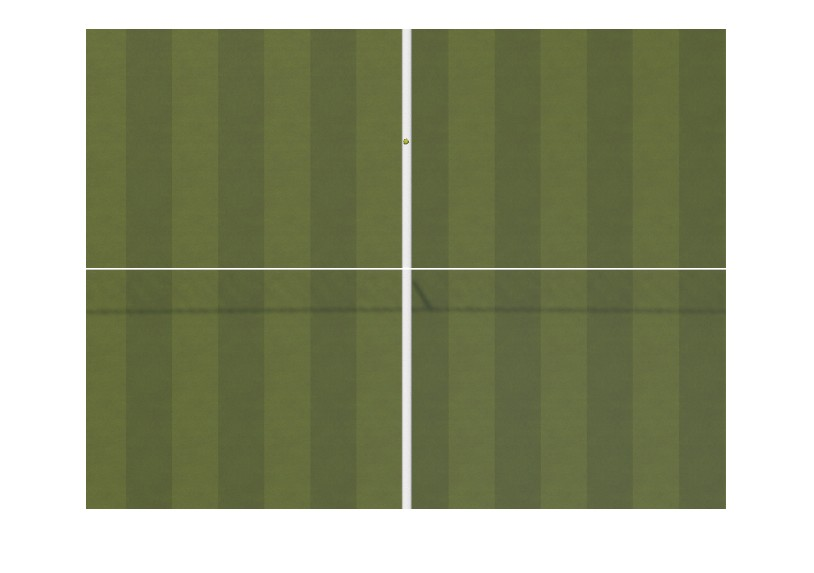
%> input picture Matlab/Algro_test/testImage_ball_1.jpg, 814 x 573 px; the run also reads 2 pictures not shown here
$ octave Matlab_Algrothim_test.m   (GNU Octave 9; MATLAB toolbox functions it lacks are replaced by stand-ins)
%> lines starting %> are read from the running program, lines starting %| are printed output that depends on the picture
%% Clear
    clc
    clear
%% Load test images
    ball_1 = imread("testImage_ball_1.jpg");
%> ball_1 is the input picture: size 573x814x3 uint8; mean R, G, B 153.1, 158.2, 129.8
    ball_0 = imread("testImage_ball_0.jpg");
    ball_n = imread("testImage_ball_n.jpg");
%% Convert RGB to Grey
    ball_0 = rgb2gray(ball_0);
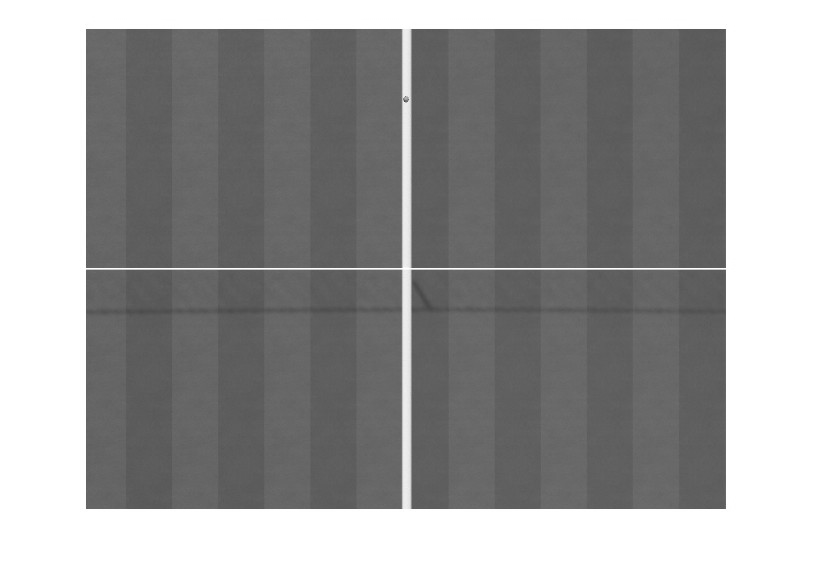
%> ball_0: size 573x814 uint8; min 73, max 255, mean 153.4
    ball_1 = rgb2gray(ball_1);
%> ball_1: size 573x814 uint8
    ball_n = rgb2gray(ball_n);
%> ball_n: size 573x814 uint8
%% Show the images
    % figure;imshow(ball_n);
    % figure;imshow(ball_0);
    % figure;imshow(ball_1);
%% Find the sums
    x_s = [sum(ball_n,1) ;sum(ball_0,1) ;sum(ball_1,1)];
%> x_s = 814 columns, first 8: [146115 146115 146115 146115 146115 146115 146115 146115; 146115 146115 146115 146115 146115 146115 146115 146115; 146115 146115 146115 146115 146115 146115 146115 146115]
    y_s = [sum(ball_n,2)';sum(ball_0,2)';sum(ball_1,2)'];
%> y_s = 573 columns, first 8: [207570 207570 207570 207570 207570 207570 207570 207570; 207570 207570 207570 207570 207570 207570 207570 207570; 207570 207570 207570 207570 207570 207570 207570 207570]
%% Plot the graphs
    figure name 'Sums before filtering';
    subplot(3,2,1);plot(x_s(1,:)/256);
    subplot(3,2,2);plot(y_s(1,:)/256);
    subplot(3,2,3);plot(x_s(2,:)/256);
    subplot(3,2,4);plot(y_s(2,:)/256);
    subplot(3,2,5);plot(x_s(3,:)/256);
    subplot(3,2,6);plot(y_s(3,:)/256);
%> after `plot(y_s(3,:)/256)`:
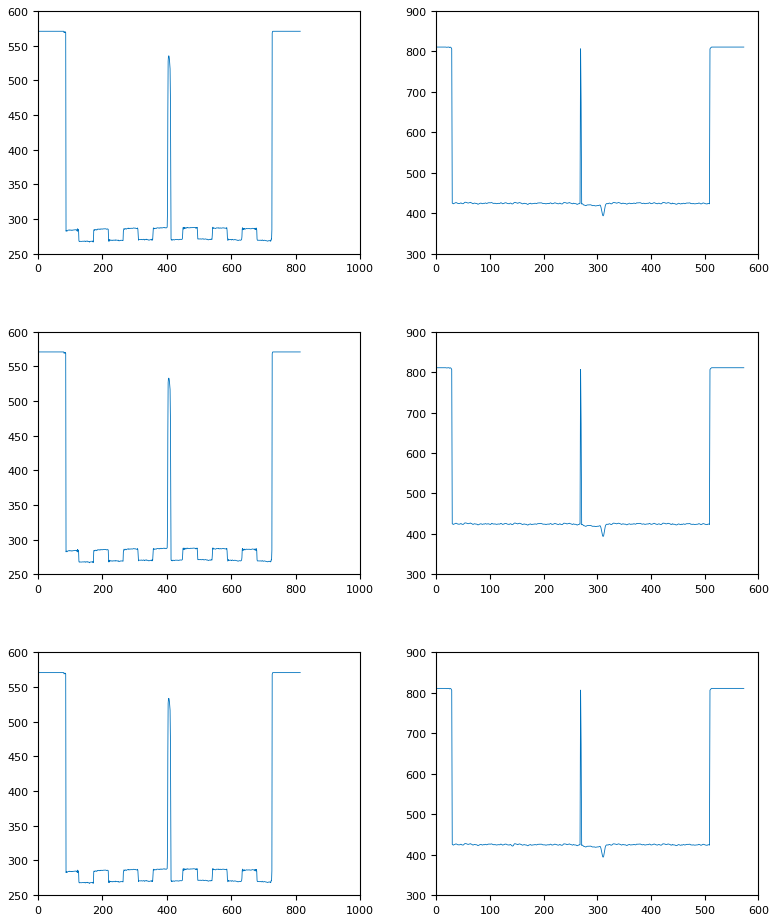
%> figure redrawn from the program's plot data, 6 panels; panel 1: curve peaks at x = 1, y = 570.8; panel 2: curve peaks at x = 1, y = 810.8
%% Preform the FFT on the SUM
    xfft = fftshift(fft(x_s,1024,2));
    yfft = fftshift(fft(y_s,1024,2));
%% Plot FFT of SUMS
    % [7 lines of commented-out code are left out]
%% Make filter
    % Define parameters
    fc = 0.05; % Cutoff frequency (normalized to Nyquist frequency)
    N = 101; % Filter length (odd for symmetric sinc)
    high = zeros(1,101);
    high(51) = 1;
    % Create sinc filter
    n = -(N-1)/2 : (N-1)/2;
    h = sinc(2 * fc * n); % Sinc filter formula
    % Normalize filter
    h = h / sum(h); % Normalize the filter to have unit gain
    h = h-high;
    % Plot The filter
    % figure;plot(h);
    hfft = fftshift(fft(h,1024));
    % figure;plot(20*log10(abs(hfft)));
%% Apply Filter
    xfft_h = xfft.*hfft;
    yfft_h = yfft.*hfft;
%% Plot the graphs
    % [7 lines of commented-out code are left out]
%% IFFT the filtered SUM
    x_i = ifft(xfft_h,1024,2);
%> x_i = 1024 columns, first 8: [3.18e-12 -282.1 829.8 -1599.6 2524.4 -3518.3 4485 -5326.5; -1.06e-11 -282.1 829.8 -1599.6 2524.4 -3518.3 4485 -5326.5; -7.84e-12 -282.1 829.8 -1599.6 2524.4 -3518.3 4485 -5326.5]
    y_i = ifft(yfft_h,1024,2);
%> y_i = 1024 columns, first 8: [6.14e-12 -400.7 1178.8 -2272.4 3586.1 -4998 6371.4 -7566.8; -1.59e-12 -400.7 1178.8 -2272.4 3586.1 -4998 6371.4 -7566.8; -1.82e-12 -400.7 1178.8 -2272.4 3586.1 -4998 6371.4 -7566.8]
%% Plot IFFT
    figure name 'Sums after filtering';
    subplot(3,2,1);plot(abs(x_i(1,:))/256);
    subplot(3,2,2);plot(abs(y_i(1,:))/256);
    subplot(3,2,3);plot(abs(x_i(2,:))/256);
    subplot(3,2,4);plot(abs(y_i(2,:))/256);
    subplot(3,2,5);plot(abs(x_i(3,:))/256);
    subplot(3,2,6);plot(abs(y_i(3,:))/256);
%> after `plot(abs(y_i(3,:))/256)`:
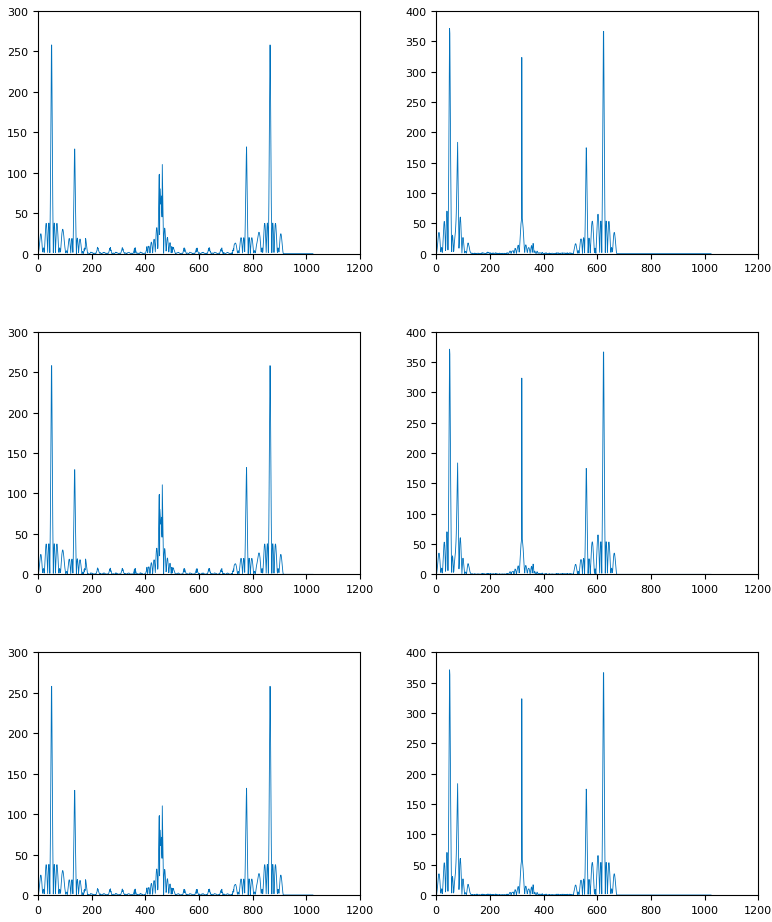
%> figure redrawn from the program's plot data, 6 panels; panel 1: curve peaks at x = 51, y = 257.9; panel 2: curve peaks at x = 50, y = 371.1; panel 3: curve peaks at x = 864, y = 257.9
%% Find Differences before Filtering
    x_sd = zeros(4,814);
    x_sd(1,:)= x_s(1,:);           % Just initial image
    x_sd(2,:)= x_s(2,:)-x_s(1,:);  % 0 - n
    x_sd(3,:)= x_s(3,:)-x_s(2,:);  % 1 - 0
    x_sd(4,:)= x_s(3,:)-x_s(1,:);  % 1 - n
    y_sd = zeros(4,573);
    y_sd(1,:)= y_s(1,:);           % Just initial image
    y_sd(2,:)= y_s(2,:)-y_s(1,:);  % 0 - n
    y_sd(3,:)= y_s(3,:)-y_s(2,:);  % 1 - 0
    y_sd(4,:)= y_s(3,:)-y_s(1,:);  % 1 - n
%% Plot Difference
    figure name 'Differences before filtering';
    subplot(4,2,1);plot(x_sd(1,:)/256);
    subplot(4,2,2);plot(y_sd(1,:)/256);
    subplot(4,2,3);plot(x_sd(2,:)/256);
    subplot(4,2,4);plot(y_sd(2,:)/256);
    subplot(4,2,5);plot(x_sd(3,:)/256);
    subplot(4,2,6);plot(y_sd(3,:)/256);
    subplot(4,2,7);plot(x_sd(4,:)/256);
    subplot(4,2,8);plot(y_sd(4,:)/256);
%> after `plot(y_sd(4,:)/256)`:
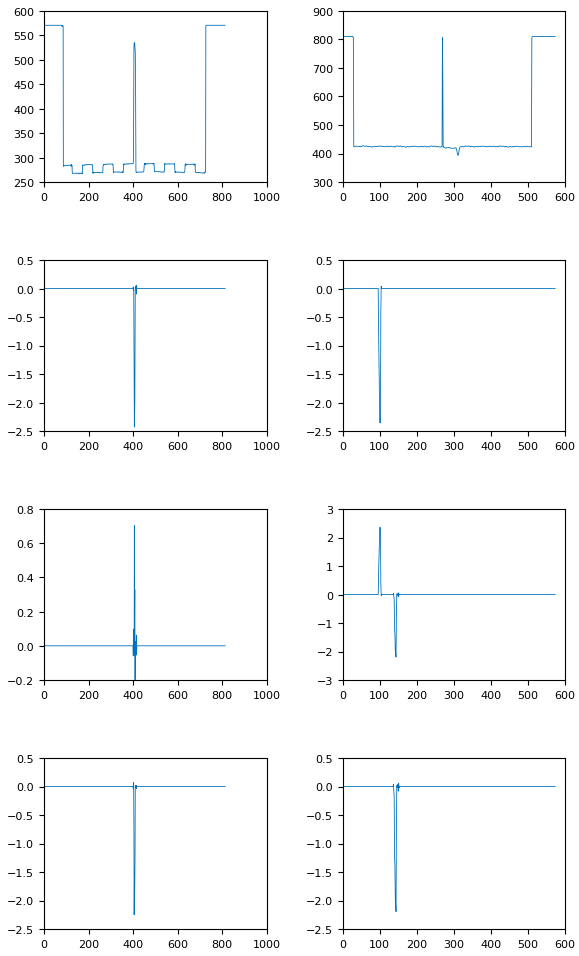
%> figure redrawn from the program's plot data, 8 panels; panel 1: curve peaks at x = 1, y = 570.8; panel 2: curve peaks at x = 1, y = 810.8; panel 3: curve peaks at x = 416, y = 0.0547; panel 4: curve peaks at x = 104, y = 0.0391
%% Find Differences afer Filtering
    x_id = zeros(4,1024);
    x_id(1,:)= x_i(1,:);           % Just initial image
    x_id(2,:)= x_i(2,:)-x_i(1,:);  % 0 - n
    x_id(3,:)= x_i(3,:)-x_i(2,:);  % 1 - 0
    x_id(4,:)= x_i(3,:)-x_i(1,:);  % 1 - n
    y_id = zeros(4,1024);
    y_id(1,:)= y_i(1,:);           % Just initial image
    y_id(2,:)= y_i(2,:)-y_i(1,:);  % 0 - n
    y_id(3,:)= y_i(3,:)-y_i(2,:);  % 1 - 0
    y_id(4,:)= y_i(3,:)-y_i(1,:);  % 1 - n
%% Plot Difference
    figure name 'Differences after filtering';
    subplot(4,2,1);plot(abs(x_id(1,:))/128);
    subplot(4,2,2);plot(abs(y_id(1,:))/128);
    subplot(4,2,3);plot(abs(x_id(2,:))/128);
    subplot(4,2,4);plot(abs(y_id(2,:))/128);
    subplot(4,2,5);plot(abs(x_id(3,:))/128);
    subplot(4,2,6);plot(abs(y_id(3,:))/128);
    subplot(4,2,7);plot(abs(x_id(4,:))/128);
    subplot(4,2,8);plot(abs(y_id(4,:))/128);
%> after `plot(abs(y_id(4,:))/128)`:
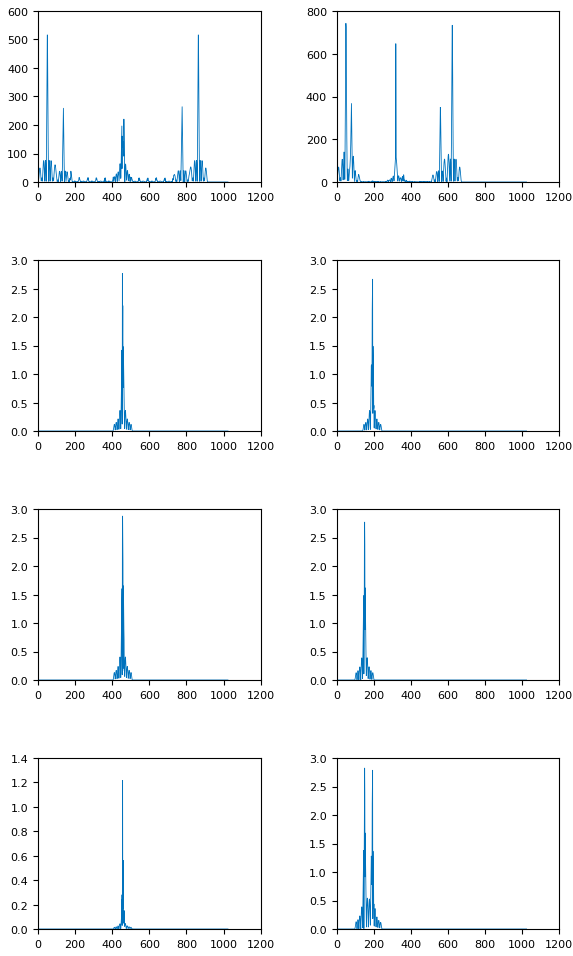
%> figure redrawn from the program's plot data, 8 panels; panel 1: curve peaks at x = 51, y = 515.9; panel 2: curve peaks at x = 50, y = 742.3; panel 3: curve peaks at x = 455, y = 2.76; panel 4: curve peaks at x = 194, y = 2.66
